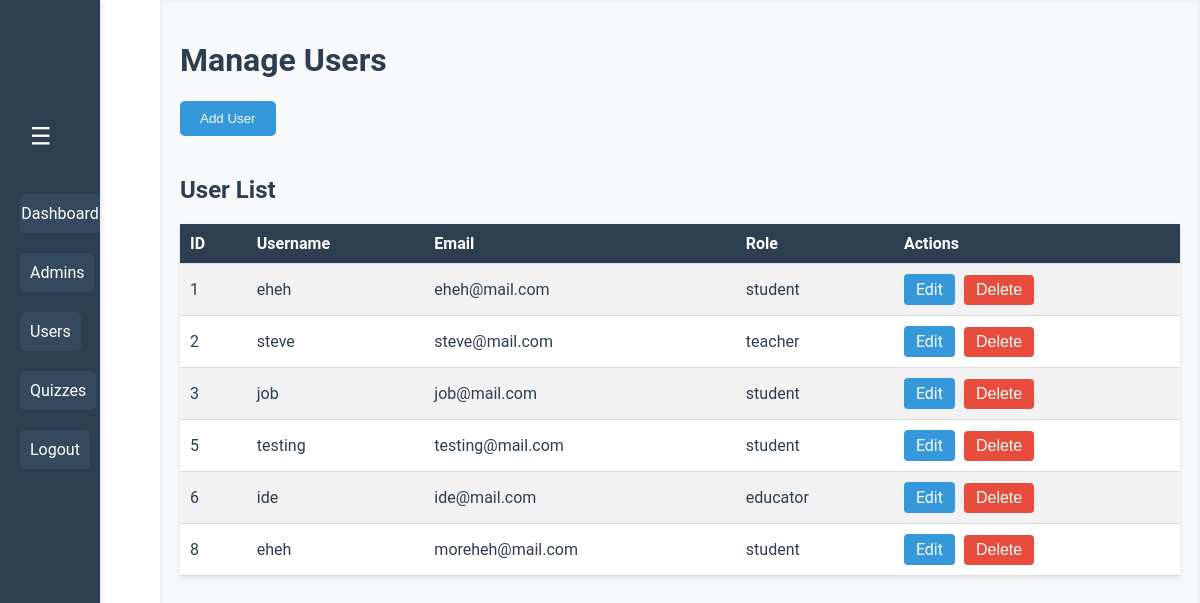
Page /admin/user.php (signed in) on the committed database.
### tables this page shows
CREATE TABLE IF NOT EXISTS `user` (
  `userId` int NOT NULL AUTO_INCREMENT,
  `username` varchar(50) NOT NULL,
  `email` varchar(255) NOT NULL,
  `password` varchar(255) NOT NULL,
  `role` varchar(50) NOT NULL,
  PRIMARY KEY (`userId`)
);

### admin/user.php (the view, shortened to what this page needs)
<?php
include 'db.php';
$sql = "SELECT * FROM user";
$result = $conn->query($sql);
$users = [];
if ($result->num_rows > 0) {
    while ($row = $result->fetch_assoc()) {
        $users[] = $row;
    }
}
?>
<!DOCTYPE html>
<html>
<head>
    <link rel="stylesheet" href="styling.css">
</head>
<body>
    <div id="sidebar" class="collapsed">
        <button id="toggle-sidebar">☰</button>
        <ul>
            <li><a href="dashboard.php">Dashboard</a></li>
            <li><a href="admin.php">Admins</a></li>
            <li><a href="user.php">Users</a></li>
            <li><a href="quiz.php">Quizzes</a></li>
            <li><a href="logout.php">Logout</a></li>
        </ul>
    </div>
    <div id="main-content">
        <h1>Manage Users</h1>
        <button onclick="location.href='addUser.php'"
                style="margin-bottom: 20px; background-color: #3498db; color: white; padding: 10px 20px; border: none; border-radius: 5px; cursor: pointer;">
            Add User
        </button>
        <h2>User List</h2>
        <table>
            <tr>
                <th>ID</th>
                <th>Username</th>
                <th>Email</th>
                <th>Role</th>
                <th>Actions</th>
            </tr>
            <?php if (count($users) > 0): ?>
                <?php foreach ($users as $user): ?>
                    <tr>
                        <td><?php echo htmlspecialchars($user['userId']); ?></td>
                        <td><?php echo htmlspecialchars($user['username']); ?></td>
                        <td><?php echo htmlspecialchars($user['email']); ?></td>
                        <td><?php echo htmlspecialchars($user['role']); ?></td>
                        <td>
                        <a href="edit_user.php?userId=<?= $user['userId'] ?>"
                        class="button"
                        style="display: inline-block; background-color: #3498db; color: #fff; padding: 6px 12px; border-radius: 4px; text-decoration: none; margin-right: 5px;">
                        Edit
                        </a>
                        <form method="POST" action="" style="display: inline; margin: 0; padding: 0; border: none;">
                            <button type="submit"
                                    class="button delete"
                                    style="background-color: #e74c3c; color: #fff; padding: 6px 12px; border: none; border-radius: 4px; cursor: pointer;"
                                    onclick="return confirm('Are you sure you want to delete this user?');">
                                Delete
                            </button>
                        </form>
                    </td>
                    </tr>
                <?php endforeach; ?>
            <?php else: ?>
                <tr>
                    <td colspan="5">No users found</td>
                </tr>
            <?php endif; ?>
        </table>
    </div>
</body>
</html>

### admin/styling.css (style rules this page uses)
body { font-family: 'Roboto', sans-serif; margin: 0; padding: 0; display: flex; height: 100vh; color: #2c3e50; }
#sidebar { width: 250px; background-color: #2c3e50; color: white; padding: 20px; transition: width 0.3s ease; box-shadow: 2px 0 5px rgba(0, 0, 0, 0.1); }
#sidebar.collapsed { width: 60px; }
#sidebar ul { list-style-type: none; padding: 0; margin: 0; }
#sidebar ul li { margin: 20px 0; display: flex; align-items: center; }
#sidebar ul li a { color: white; text-decoration: none; display: flex; align-items: center; padding: 10px; background: #34495e; border-radius: 5px; text-align: left; transition: all 0.3s ease; font-size: 1rem; width: 100%; }
#sidebar.collapsed ul li a { justify-content: center; padding: 10px; }
#toggle-sidebar { background: none; border: none; color: white; font-size: 1.5rem; cursor: pointer; margin-bottom: 20px; transition: transform 0.3s ease; }
#sidebar.collapsed #toggle-sidebar { transform: rotate(180deg); }
#main-content { flex: 1; padding: 20px; background: #f8f9fa; overflow-y: auto; box-shadow: inset 0 0 5px rgba(0, 0, 0, 0.1); transition: margin-left 0.3s ease; }
#sidebar.collapsed + #main-content { margin-left: 60px; }
h1, h2 { color: #2c3e50; }
form { background: white; padding: 20px; border-radius: 5px; box-shadow: 0 2px 5px rgba(0, 0, 0, 0.1); margin-bottom: 20px; }
form button { background: #3498db; color: white; border: none; padding: 10px 20px; border-radius: 5px; font-size: 1rem; cursor: pointer; transition: background 0.3s ease; }
table { width: 100%; border-collapse: collapse; margin-bottom: 20px; background: white; box-shadow: 0 2px 5px rgba(0, 0, 0, 0.1); }
table th, table td { padding: 10px; text-align: left; border-bottom: 1px solid #ddd; }
table th { background: #2c3e50; color: white; }
table tr:nth-child(even) { background: #f2f2f2; }
button { background: #e74c3c; color: white; border: none; padding: 5px 10px; border-radius: 3px; cursor: pointer; transition: background 0.3s ease; }

### rows in the picture
user: userId "1", username "eheh", email "eheh@mail.com", role "student"
user: userId "2", username "steve", email "steve@mail.com", role "teacher"
user: userId "3", username "job", email "job@mail.com", role "student"
user: userId "5", username "testing", email "testing@mail.com", role "student"
user: userId "6", username "ide", email "ide@mail.com", role "educator"
user: userId "8", username "eheh", email "moreheh@mail.com", role "student"
